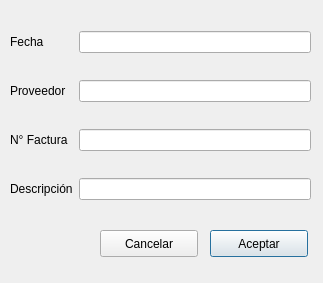
<?xml version="1.0" encoding="UTF-8"?>
<ui version="4.0">
 <class>Dialog</class>
 <widget class="QDialog" name="Dialog">
  <property name="geometry">
   <rect>
    <x>0</x>
    <y>0</y>
    <width>323</width>
    <height>283</height>
   </rect>
  </property>
  <property name="windowTitle">
   <string>Nueva Compra</string>
  </property>
  <widget class="QPushButton" name="btn_ingresar">
   <property name="geometry">
    <rect>
     <x>210</x>
     <y>230</y>
     <width>98</width>
     <height>27</height>
    </rect>
   </property>
   <property name="text">
    <string>Aceptar</string>
   </property>
  </widget>
  <widget class="QPushButton" name="btn_cancelar">
   <property name="geometry">
    <rect>
     <x>100</x>
     <y>230</y>
     <width>98</width>
     <height>27</height>
    </rect>
   </property>
   <property name="text">
    <string>Cancelar</string>
   </property>
  </widget>
  <widget class="QWidget" name="layoutWidget">
   <property name="geometry">
    <rect>
     <x>10</x>
     <y>10</y>
     <width>301</width>
     <height>211</height>
    </rect>
   </property>
   <layout class="QGridLayout" name="gridLayout">
    <item row="0" column="0">
     <widget class="QLabel" name="label">
      <property name="text">
       <string>Fecha</string>
      </property>
     </widget>
    </item>
    <item row="0" column="1">
     <widget class="QLineEdit" name="le_fecha"/>
    </item>
    <item row="1" column="0">
     <widget class="QLabel" name="label_2">
      <property name="text">
       <string>Proveedor</string>
      </property>
     </widget>
    </item>
    <item row="1" column="1">
     <widget class="QLineEdit" name="le_proveedor"/>
    </item>
    <item row="2" column="0">
     <widget class="QLabel" name="label_3">
      <property name="text">
       <string>N° Factura</string>
      </property>
     </widget>
    </item>
    <item row="2" column="1">
     <widget class="QLineEdit" name="le_factura"/>
    </item>
    <item row="3" column="0">
     <widget class="QLabel" name="label_4">
      <property name="text">
       <string>Descripción</string>
      </property>
     </widget>
    </item>
    <item row="3" column="1">
     <widget class="QLineEdit" name="le_descripcion"/>
    </item>
   </layout>
  </widget>
 </widget>
 <resources/>
 <connections/>
</ui>
